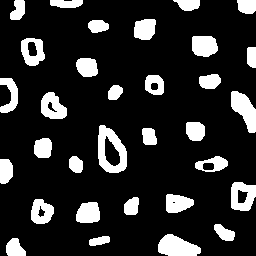
//> input picture bolhas.png, 256 x 256 px
$ ./contar   (built with g++ and OpenCV 4)
//> lines starting //> are read from the running program, lines starting //| are printed output that depends on the picture; after the words box and inside, x2 and y2 are one past the last pixel; in counts of white or black regions, pixels touching at a corner belong together
#include <iostream>
#include <opencv2/opencv.hpp>
#include <stack>

using namespace cv;
using namespace std;

class coordenada{
  public:
    int x, y;
};

void seedfill (coordenada C, int rotulo, Mat img){
  stack <coordenada> ponto;

  for(int i=0;i<img.size().width;i++){
    for(int j=0;j<img.size().height;j++){
      if(img.at<uchar>(i,j) == 255){
        C.x = i;
        C.y = j;
        ponto.push(C);
        ponto.pop();
        img.at<uchar>(i,j) = rotulo+1;
        if(img.at<uchar>(i+1,j) == 255){
          C.x = i+1;
          C.y = j;
          ponto.push(C);
          img.at<uchar>(i,j) = rotulo+1;
          if(img.at<uchar>(i-1,j) == 255){
            C.x = i-1;
            C.y = j;
            ponto.push(C);
            img.at<uchar>(i,j) = rotulo+1;
            if(img.at<uchar>(i,j+1) == 255){
              C.x = i;
              C.y = j+1;
              ponto.push(C);
              img.at<uchar>(i,j) = rotulo+1;
              if(img.at<uchar>(i,j-1) == 255){
                C.x = i;
                C.y = j-1;
                ponto.push(C);
                img.at<uchar>(i,j) = rotulo+1;
              }
            }
          }
        }
      }
    }
  }
}


int main(int argc, char** argv){
  Mat image, mask;
  int width, height;
  int n_objects, n_bolhas;
  coordenada C;
  CvPoint p;

  image = imread("bolhas.png",CV_LOAD_IMAGE_GRAYSCALE);
//> image: 256 rows x 256 cols, CV_8UC1; 16.5% white; 32 white regions, largest, box (x1, y1, x2, y2) and area: (98, 125, 127, 173) 789, (158, 234, 201, 256) 669, (231, 91, 256, 133) 613

  if(!image.data){
    std::cout << "imagem nao carregou corretamente\n";
    return(0);
  }
  width=image.size().width;     //image.size().width = image.rows
//> width = 256
  height=image.size().height;   //image.size().height = image.cols
//> height = 256


  n_objects = 0;
  n_bolhas = 0;

  //Apagando as bolhas nos cantos da imagem
  for(int i=0;i<width;i++){
    for (int j=0;j<1;j++){
      if(image.at<uchar>(i,j) == 255){ //Achou objeto
        p.x=j;
        p.y=i;
        floodFill(image, p, 0);
      }
    }
  }
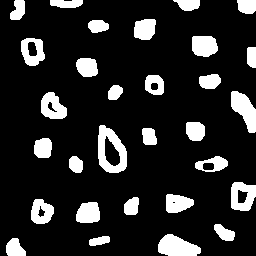
//> image: 256 rows x 256 cols, CV_8UC1; 15.5% white; 30 white regions, largest, box (x1, y1, x2, y2) and area: (98, 125, 127, 173) 789, (158, 234, 201, 256) 669, (231, 91, 256, 133) 613

  for(int i=0;i<1;i++){
    for(int j=0;j<height;j++){
      if(image.at<uchar>(i,j) == 255){ //Achou objeto
        p.x=j;
        p.y=i;
        floodFill(image, p, 0);
      }
    }
  }
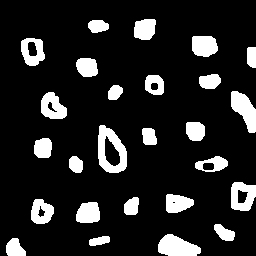
//> image: 256 rows x 256 cols, CV_8UC1; 14.2% white; 26 white regions, largest, box (x1, y1, x2, y2) and area: (98, 125, 127, 173) 789, (158, 234, 201, 256) 669, (231, 91, 256, 133) 613

  for(int i=0;i<width;i++){
    for (int j=(height-1);j<height;j++){
      if(image.at<uchar>(i,j) == 255){ //Achou objeto
        p.x=j;
        p.y=i;
        floodFill(image, p, 0);
      }
    }
  }
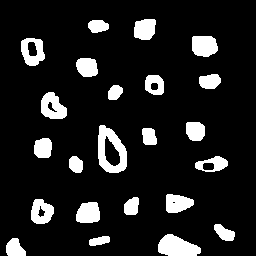
//> image: 256 rows x 256 cols, CV_8UC1; 12.2% white; 23 white regions, largest, box (x1, y1, x2, y2) and area: (98, 125, 127, 173) 789, (158, 234, 201, 256) 669, (41, 92, 67, 119) 481

  for(int i=(width-1);i<width;i++){
    for (int j=0;j<height;j++){
      if(image.at<uchar>(i,j) == 255){ //Achou objeto
        p.x=j;
        p.y=i;
        floodFill(image, p, 0);
      }
    }
  } //Terminou
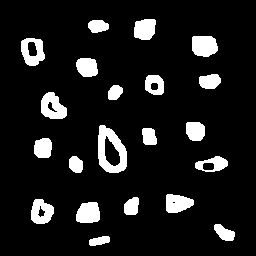
//> image: 256 rows x 256 cols, CV_8UC1; 10.7% white; 21 white regions, largest, box (x1, y1, x2, y2) and area: (98, 125, 127, 173) 789, (41, 92, 67, 119) 481, (192, 36, 218, 57) 467

  p.x=0;
//> p = Point(0, 255)
  p.y=0;
//> p = Point(0, 0)
  floodFill(image, p, 1);

  //Busca por bolhas
  for(int i=0;i<width;i++){
    for(int j=0;j<height;j++){
      if(image.at<uchar>(i,j) == 0){ //Achou região preta
        if(image.at<uchar>(i,j-1) == 255){ //Achou região branca à esquerda do pixel preto (bolha). Também acha objetos.
          n_bolhas++;
          n_objects++;
          p.y=i;
          p.x=j-1;
          floodFill(image, p, 100); //Pinta objeto com bolha de cinza
        }
      }
    }
  }
//> this loop made 256 passes
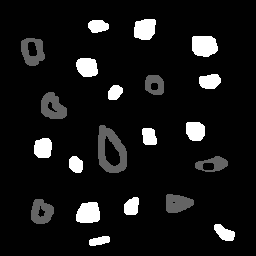
//> image: 256 rows x 256 cols, CV_8UC1; min 0, max 255, mean 20.9
//> after the loop, n_bolhas = 7; n_objects = 7

   //Objetos sem bolha ainda estão preenchidos com branco. Busca por eles.
   for(int i=0; i<height; i++){
    for(int j=0; j<width; j++){
      if(image.at<uchar>(i,j) == 255){
        n_objects++;
        p.x=j;
        p.y=i;
        floodFill(image,p,254);
      }
    }
  }
//> this loop made 256 passes
//> n_objects on passes 1 to 3: 7, 7, 7
//> image: 256 rows x 256 cols, CV_8UC1; 5.99% of pixels changed, all inside (x1, y1, x2, y2) = (34, 19, 235, 246)
//> after the loop, n_objects = 21

  //seedfill(C, rotulo, image);

  imshow("image", image);
  imwrite("contar.png", image);
  cout << "A imagem tem " << image.rows << " pixels de largura e " << image.cols << " pixels de altura" << endl;
//| A imagem tem 256 pixels de largura e 256 pixels de altura
  cout << "A imagem tem " << n_objects << " objetos, dos quais " << n_bolhas << " contêm bolhas" << endl;
//| A imagem tem 21 objetos, dos quais 7 contêm bolhas
  waitKey();
  return 0;
}
